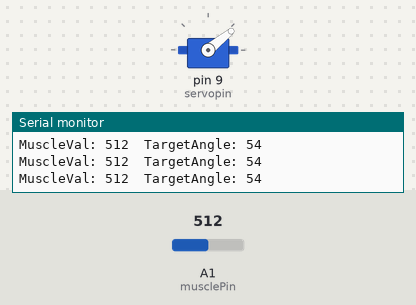
Bench run of a sketch on a simulated Arduino Uno, built with avr-gcc and run on an emulated ATmega328P. Parts: servo, the last lines printed to the serial monitor. Wiring (inferred from the names in the program): servo: signal pin 9. The test bench sets the inputs (shaded band); at power-on: A1 (musclePin) = 512. Servo pulses on a pin are drawn as a servo (544–2400 µs = 0–180°).

Above: at 1.2 s.
1.3 s: A1 (musclePin) set to 900
At 1.68 s:
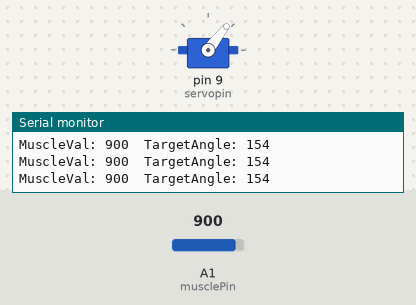
4.3 s: A1 (musclePin) set to 306
At 4.46 s:
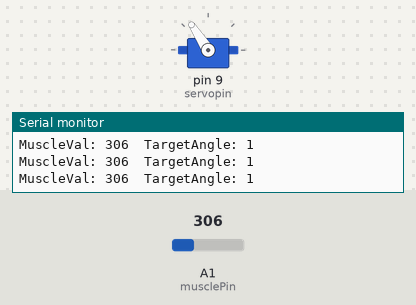
7.3 s: A1 (musclePin) set to 511
10.3 s: A1 (musclePin) set to 122
At 13.4 s:
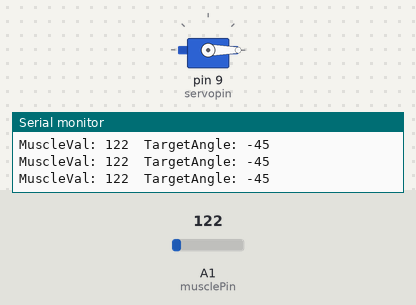
Timing chart, 0 to 14.3 s (numbered marks = the images above; inputs shaded):
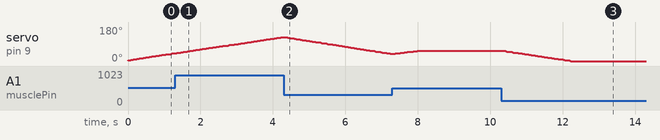

The sketch:

MuscSensorCode.ino
```cpp
const int servopin = 9;
const int musclePin = A1;
int targetAngle = 0;
int currentAngle = 0;
int stepDelay;
int muscleVal;

void setup() {
  Serial.begin(9600);
  pinMode(servopin, OUTPUT);
}

void loop() {

  muscleVal = analogRead(musclePin);
  targetAngle = map(muscleVal, 300, 1000, 0, 180);

  if (currentAngle < targetAngle) {
    currentAngle++;
  }
  else if (currentAngle > targetAngle) {
    currentAngle--;
  }

  if (abs(currentAngle - targetAngle) > 20){
    stepDelay = 0;
  }
  else if (abs(currentAngle - targetAngle) <= 8){
    stepDelay = 50;
  }

  writeServo(currentAngle);
  delay(stepDelay);

  Serial.print("MuscleVal: ");
  Serial.print(muscleVal);
  Serial.print("  TargetAngle: ");
  Serial.println(targetAngle);
}

void writeServo(int ang) {
  int pulseWidth = map(ang, 0, 180, 1000, 2000);
  digitalWrite(servopin, HIGH);
  delayMicroseconds(pulseWidth);
  digitalWrite(servopin, LOW);
  delayMicroseconds(20000 - pulseWidth);
}
```

Measured:
- after the input at 10.3 s, servo on pin 9 (servopin): moves from 55° to 0° over 1.9 s, starting after 0.06 s
